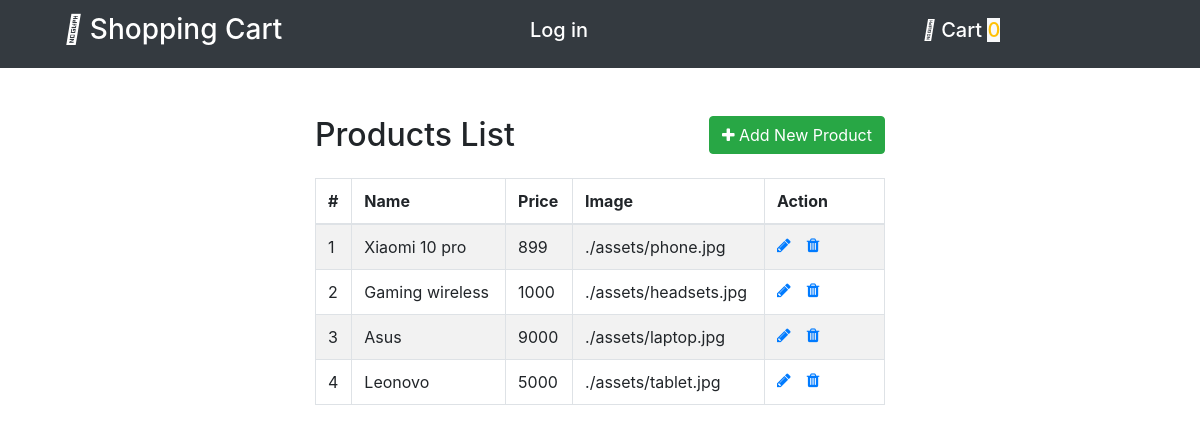
The app's page /adminPanel.php with its own data.
### tables this page shows
CREATE TABLE `productlist` (
  `id` int(11) NOT NULL,
  `product_name` varchar(25) NOT NULL,
  `product_price` float DEFAULT NULL,
  `product_image` varchar(100) DEFAULT NULL
);

### adminPanel.php (the view, shortened to what this page needs)
<?php
require_once ("php/header.php");
?>
<!DOCTYPE html>
<html lang="en">
<head>
    <link rel="stylesheet" href="https://stackpath.bootstrapcdn.com/bootstrap/4.5.2/css/bootstrap.min.css">
    <link rel="stylesheet" href="https://maxcdn.bootstrapcdn.com/font-awesome/4.7.0/css/font-awesome.min.css">
</head>
<body>
<div class="wrapper">
    <div class="container-fluid">
        <div class="row">
            <div class="col-md-12">
                <div class="mt-5 mb-3 clearfix">
                    <h2 class="pull-left">Products List</h2>
                    <a href="create.php" class="btn btn-success pull-right"><i class="fa fa-plus"></i> Add New Product</a>
                </div>
                <?php
                $conn = new mysqli('localhost:3308', 'root', '', 'productdb');
                $sql = "SELECT * FROM productlist";
                if($result = mysqli_query($conn, $sql)){
                    if(mysqli_num_rows($result) > 0){
                        echo '<table class="table table-bordered table-striped">';
                        echo "<thead>";
                        echo "<tr>";
                        echo "<th>#</th>";
                        echo "<th>Name</th>";
                        echo "<th>Price</th>";
                        echo "<th>Image</th>";
                        echo "<th>Action</th>";
                        echo "</tr>";
                        echo "</thead>";
                        echo "<tbody>";
                        while($row = mysqli_fetch_array($result)){
                            echo "<tr>";
                            echo "<td>" . $row['id'] . "</td>";
                            echo "<td>" . $row['product_name'] . "</td>";
                            echo "<td>" . $row['product_price'] . "</td>";
                            echo "<td>" . $row['product_image'] . "</td>";
                            echo "<td>";
                            echo '<a href="update.php?id='. $row['id'] .'" class="mr-3" title="Update Record" data-toggle="tooltip"><span class="fa fa-pencil"></span></a>';
                            echo '<a href="delete.php?id='. $row['id'] .'" title="Delete Record" data-toggle="tooltip"><span class="fa fa-trash"></span></a>';
                            echo "</td>";
                            echo "</tr>";
                        }
                        echo "</tbody>";
                        echo "</table>";
                    } else{
                        echo '<div class="alert alert-danger"><em>No records were found.</em></div>';
                    }
                } else{
                    echo "Oops! Something went wrong. Please try again later.";
                }
                ?>
            </div>
        </div>
    </div>
</div>
</body>
</html>

### adminPanel.php (style rules this page uses)
.wrapper { width: 600px; margin: 0 auto; }
table tr td:last-child { width: 120px; }

### records on screen
productlist: id "1", product_name "Xiaomi 10 pro", product_price "899", product_image "./assets/phone.jpg"
productlist: id "2", product_name "Gaming wireless", product_price "1000", product_image "./assets/headsets.jpg"
productlist: id "3", product_name "Asus", product_price "9000", product_image "./assets/laptop.jpg"
productlist: id "4", product_name "Leonovo", product_price "5000", product_image "./assets/tablet.jpg"
